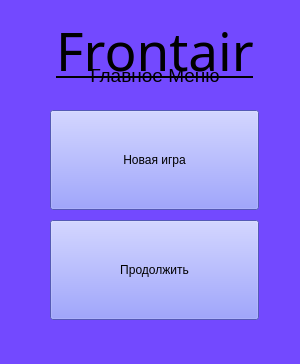
<?xml version="1.0" encoding="UTF-8"?>
<ui version="4.0">
 <class>MainMenu</class>
 <widget class="QMainWindow" name="MainMenu">
  <property name="geometry">
   <rect>
    <x>0</x>
    <y>0</y>
    <width>300</width>
    <height>364</height>
   </rect>
  </property>
  <property name="palette">
   <palette>
    <active>
     <colorrole role="Button">
      <brush brushstyle="SolidPattern">
       <color alpha="255">
        <red>150</red>
        <green>144</green>
        <blue>240</blue>
       </color>
      </brush>
     </colorrole>
     <colorrole role="Base">
      <brush brushstyle="SolidPattern">
       <color alpha="255">
        <red>255</red>
        <green>255</green>
        <blue>255</blue>
       </color>
      </brush>
     </colorrole>
     <colorrole role="Window">
      <brush brushstyle="SolidPattern">
       <color alpha="255">
        <red>115</red>
        <green>73</green>
        <blue>255</blue>
       </color>
      </brush>
     </colorrole>
    </active>
    <inactive>
     <colorrole role="Button">
      <brush brushstyle="SolidPattern">
       <color alpha="255">
        <red>150</red>
        <green>144</green>
        <blue>240</blue>
       </color>
      </brush>
     </colorrole>
     <colorrole role="Base">
      <brush brushstyle="SolidPattern">
       <color alpha="255">
        <red>255</red>
        <green>255</green>
        <blue>255</blue>
       </color>
      </brush>
     </colorrole>
     <colorrole role="Window">
      <brush brushstyle="SolidPattern">
       <color alpha="255">
        <red>115</red>
        <green>73</green>
        <blue>255</blue>
       </color>
      </brush>
     </colorrole>
    </inactive>
    <disabled>
     <colorrole role="Button">
      <brush brushstyle="SolidPattern">
       <color alpha="255">
        <red>150</red>
        <green>144</green>
        <blue>240</blue>
       </color>
      </brush>
     </colorrole>
     <colorrole role="Base">
      <brush brushstyle="SolidPattern">
       <color alpha="255">
        <red>115</red>
        <green>73</green>
        <blue>255</blue>
       </color>
      </brush>
     </colorrole>
     <colorrole role="Window">
      <brush brushstyle="SolidPattern">
       <color alpha="255">
        <red>115</red>
        <green>73</green>
        <blue>255</blue>
       </color>
      </brush>
     </colorrole>
    </disabled>
   </palette>
  </property>
  <property name="windowTitle">
   <string>Главное Меню</string>
  </property>
  <property name="iconSize">
   <size>
    <width>24</width>
    <height>24</height>
   </size>
  </property>
  <widget class="QWidget" name="centralwidget">
   <widget class="QLabel" name="label">
    <property name="geometry">
     <rect>
      <x>0</x>
      <y>0</y>
      <width>310</width>
      <height>100</height>
     </rect>
    </property>
    <property name="font">
     <font>
      <family>Viner Hand ITC</family>
      <pointsize>40</pointsize>
      <underline>true</underline>
     </font>
    </property>
    <property name="text">
     <string>Frontair</string>
    </property>
    <property name="textFormat">
     <enum>Qt::PlainText</enum>
    </property>
    <property name="alignment">
     <set>Qt::AlignCenter</set>
    </property>
    <property name="margin">
     <number>0</number>
    </property>
   </widget>
   <widget class="QLabel" name="label_2">
    <property name="geometry">
     <rect>
      <x>0</x>
      <y>20</y>
      <width>310</width>
      <height>111</height>
     </rect>
    </property>
    <property name="font">
     <font>
      <pointsize>14</pointsize>
     </font>
    </property>
    <property name="text">
     <string>Главное Меню</string>
    </property>
    <property name="alignment">
     <set>Qt::AlignCenter</set>
    </property>
   </widget>
   <widget class="QPushButton" name="new_game">
    <property name="geometry">
     <rect>
      <x>50</x>
      <y>110</y>
      <width>209</width>
      <height>100</height>
     </rect>
    </property>
    <property name="minimumSize">
     <size>
      <width>0</width>
      <height>100</height>
     </size>
    </property>
    <property name="palette">
     <palette>
      <active>
       <colorrole role="WindowText">
        <brush brushstyle="SolidPattern">
         <color alpha="255">
          <red>0</red>
          <green>0</green>
          <blue>0</blue>
         </color>
        </brush>
       </colorrole>
       <colorrole role="Button">
        <brush brushstyle="SolidPattern">
         <color alpha="255">
          <red>117</red>
          <green>124</green>
          <blue>255</blue>
         </color>
        </brush>
       </colorrole>
       <colorrole role="Light">
        <brush brushstyle="SolidPattern">
         <color alpha="255">
          <red>230</red>
          <green>228</green>
          <blue>255</blue>
         </color>
        </brush>
       </colorrole>
       <colorrole role="Midlight">
        <brush brushstyle="SolidPattern">
         <color alpha="255">
          <red>182</red>
          <green>178</green>
          <blue>240</blue>
         </color>
        </brush>
       </colorrole>
       <colorrole role="Dark">
        <brush brushstyle="SolidPattern">
         <color alpha="255">
          <red>67</red>
          <green>64</green>
          <blue>112</blue>
         </color>
        </brush>
       </colorrole>
       <colorrole role="Mid">
        <brush brushstyle="SolidPattern">
         <color alpha="255">
          <red>89</red>
          <green>85</green>
          <blue>150</blue>
         </color>
        </brush>
       </colorrole>
       <colorrole role="Text">
        <brush brushstyle="SolidPattern">
         <color alpha="255">
          <red>0</red>
          <green>0</green>
          <blue>0</blue>
         </color>
        </brush>
       </colorrole>
       <colorrole role="BrightText">
        <brush brushstyle="SolidPattern">
         <color alpha="255">
          <red>255</red>
          <green>255</green>
          <blue>255</blue>
         </color>
        </brush>
       </colorrole>
       <colorrole role="ButtonText">
        <brush brushstyle="SolidPattern">
         <color alpha="255">
          <red>0</red>
          <green>0</green>
          <blue>0</blue>
         </color>
        </brush>
       </colorrole>
       <colorrole role="Base">
        <brush brushstyle="SolidPattern">
         <color alpha="255">
          <red>117</red>
          <green>124</green>
          <blue>255</blue>
         </color>
        </brush>
       </colorrole>
       <colorrole role="Window">
        <brush brushstyle="SolidPattern">
         <color alpha="255">
          <red>117</red>
          <green>124</green>
          <blue>255</blue>
         </color>
        </brush>
       </colorrole>
       <colorrole role="Shadow">
        <brush brushstyle="SolidPattern">
         <color alpha="255">
          <red>0</red>
          <green>0</green>
          <blue>0</blue>
         </color>
        </brush>
       </colorrole>
       <colorrole role="AlternateBase">
        <brush brushstyle="SolidPattern">
         <color alpha="255">
          <red>194</red>
          <green>191</green>
          <blue>240</blue>
         </color>
        </brush>
       </colorrole>
       <colorrole role="ToolTipBase">
        <brush brushstyle="SolidPattern">
         <color alpha="255">
          <red>255</red>
          <green>255</green>
          <blue>220</blue>
         </color>
        </brush>
       </colorrole>
       <colorrole role="ToolTipText">
        <brush brushstyle="SolidPattern">
         <color alpha="255">
          <red>0</red>
          <green>0</green>
          <blue>0</blue>
         </color>
        </brush>
       </colorrole>
       <colorrole role="PlaceholderText">
        <brush brushstyle="SolidPattern">
         <color alpha="128">
          <red>0</red>
          <green>0</green>
          <blue>0</blue>
         </color>
        </brush>
       </colorrole>
      </active>
      <inactive>
       <colorrole role="WindowText">
        <brush brushstyle="SolidPattern">
         <color alpha="255">
          <red>0</red>
          <green>0</green>
          <blue>0</blue>
         </color>
        </brush>
       </colorrole>
       <colorrole role="Button">
        <brush brushstyle="SolidPattern">
         <color alpha="255">
          <red>117</red>
          <green>124</green>
          <blue>255</blue>
         </color>
        </brush>
       </colorrole>
       <colorrole role="Light">
        <brush brushstyle="SolidPattern">
         <color alpha="255">
          <red>230</red>
          <green>228</green>
          <blue>255</blue>
         </color>
        </brush>
       </colorrole>
       <colorrole role="Midlight">
        <brush brushstyle="SolidPattern">
         <color alpha="255">
          <red>182</red>
          <green>178</green>
          <blue>240</blue>
         </color>
        </brush>
       </colorrole>
       <colorrole role="Dark">
        <brush brushstyle="SolidPattern">
         <color alpha="255">
          <red>67</red>
          <green>64</green>
          <blue>112</blue>
         </color>
        </brush>
       </colorrole>
       <colorrole role="Mid">
        <brush brushstyle="SolidPattern">
         <color alpha="255">
          <red>89</red>
          <green>85</green>
          <blue>150</blue>
         </color>
        </brush>
       </colorrole>
       <colorrole role="Text">
        <brush brushstyle="SolidPattern">
         <color alpha="255">
          <red>0</red>
          <green>0</green>
          <blue>0</blue>
         </color>
        </brush>
       </colorrole>
       <colorrole role="BrightText">
        <brush brushstyle="SolidPattern">
         <color alpha="255">
          <red>255</red>
          <green>255</green>
          <blue>255</blue>
         </color>
        </brush>
       </colorrole>
       <colorrole role="ButtonText">
        <brush brushstyle="SolidPattern">
         <color alpha="255">
          <red>0</red>
          <green>0</green>
          <blue>0</blue>
         </color>
        </brush>
       </colorrole>
       <colorrole role="Base">
        <brush brushstyle="SolidPattern">
         <color alpha="255">
          <red>117</red>
          <green>124</green>
          <blue>255</blue>
         </color>
        </brush>
       </colorrole>
       <colorrole role="Window">
        <brush brushstyle="SolidPattern">
         <color alpha="255">
          <red>117</red>
          <green>124</green>
          <blue>255</blue>
         </color>
        </brush>
       </colorrole>
       <colorrole role="Shadow">
        <brush brushstyle="SolidPattern">
         <color alpha="255">
          <red>0</red>
          <green>0</green>
          <blue>0</blue>
         </color>
        </brush>
       </colorrole>
       <colorrole role="AlternateBase">
        <brush brushstyle="SolidPattern">
         <color alpha="255">
          <red>194</red>
          <green>191</green>
          <blue>240</blue>
         </color>
        </brush>
       </colorrole>
       <colorrole role="ToolTipBase">
        <brush brushstyle="SolidPattern">
         <color alpha="255">
          <red>255</red>
          <green>255</green>
          <blue>220</blue>
         </color>
        </brush>
       </colorrole>
       <colorrole role="ToolTipText">
        <brush brushstyle="SolidPattern">
         <color alpha="255">
          <red>0</red>
          <green>0</green>
          <blue>0</blue>
         </color>
        </brush>
       </colorrole>
       <colorrole role="PlaceholderText">
        <brush brushstyle="SolidPattern">
         <color alpha="128">
          <red>0</red>
          <green>0</green>
          <blue>0</blue>
         </color>
        </brush>
       </colorrole>
      </inactive>
      <disabled>
       <colorrole role="WindowText">
        <brush brushstyle="SolidPattern">
         <color alpha="255">
          <red>67</red>
          <green>64</green>
          <blue>112</blue>
         </color>
        </brush>
       </colorrole>
       <colorrole role="Button">
        <brush brushstyle="SolidPattern">
         <color alpha="255">
          <red>117</red>
          <green>124</green>
          <blue>255</blue>
         </color>
        </brush>
       </colorrole>
       <colorrole role="Light">
        <brush brushstyle="SolidPattern">
         <color alpha="255">
          <red>230</red>
          <green>228</green>
          <blue>255</blue>
         </color>
        </brush>
       </colorrole>
       <colorrole role="Midlight">
        <brush brushstyle="SolidPattern">
         <color alpha="255">
          <red>182</red>
          <green>178</green>
          <blue>240</blue>
         </color>
        </brush>
       </colorrole>
       <colorrole role="Dark">
        <brush brushstyle="SolidPattern">
         <color alpha="255">
          <red>67</red>
          <green>64</green>
          <blue>112</blue>
         </color>
        </brush>
       </colorrole>
       <colorrole role="Mid">
        <brush brushstyle="SolidPattern">
         <color alpha="255">
          <red>89</red>
          <green>85</green>
          <blue>150</blue>
         </color>
        </brush>
       </colorrole>
       <colorrole role="Text">
        <brush brushstyle="SolidPattern">
         <color alpha="255">
          <red>67</red>
          <green>64</green>
          <blue>112</blue>
         </color>
        </brush>
       </colorrole>
       <colorrole role="BrightText">
        <brush brushstyle="SolidPattern">
         <color alpha="255">
          <red>255</red>
          <green>255</green>
          <blue>255</blue>
         </color>
        </brush>
       </colorrole>
       <colorrole role="ButtonText">
        <brush brushstyle="SolidPattern">
         <color alpha="255">
          <red>67</red>
          <green>64</green>
          <blue>112</blue>
         </color>
        </brush>
       </colorrole>
       <colorrole role="Base">
        <brush brushstyle="SolidPattern">
         <color alpha="255">
          <red>117</red>
          <green>124</green>
          <blue>255</blue>
         </color>
        </brush>
       </colorrole>
       <colorrole role="Window">
        <brush brushstyle="SolidPattern">
         <color alpha="255">
          <red>117</red>
          <green>124</green>
          <blue>255</blue>
         </color>
        </brush>
       </colorrole>
       <colorrole role="Shadow">
        <brush brushstyle="SolidPattern">
         <color alpha="255">
          <red>0</red>
          <green>0</green>
          <blue>0</blue>
         </color>
        </brush>
       </colorrole>
       <colorrole role="AlternateBase">
        <brush brushstyle="SolidPattern">
         <color alpha="255">
          <red>134</red>
          <green>128</green>
          <blue>225</blue>
         </color>
        </brush>
       </colorrole>
       <colorrole role="ToolTipBase">
        <brush brushstyle="SolidPattern">
         <color alpha="255">
          <red>255</red>
          <green>255</green>
          <blue>220</blue>
         </color>
        </brush>
       </colorrole>
       <colorrole role="ToolTipText">
        <brush brushstyle="SolidPattern">
         <color alpha="255">
          <red>0</red>
          <green>0</green>
          <blue>0</blue>
         </color>
        </brush>
       </colorrole>
       <colorrole role="PlaceholderText">
        <brush brushstyle="SolidPattern">
         <color alpha="128">
          <red>0</red>
          <green>0</green>
          <blue>0</blue>
         </color>
        </brush>
       </colorrole>
      </disabled>
     </palette>
    </property>
    <property name="styleSheet">
     <string notr="true">background-color: rgb(117, 124, 255);</string>
    </property>
    <property name="text">
     <string>Новая игра</string>
    </property>
    <property name="autoDefault">
     <bool>false</bool>
    </property>
    <property name="default">
     <bool>false</bool>
    </property>
    <property name="flat">
     <bool>false</bool>
    </property>
   </widget>
   <widget class="QPushButton" name="continue_">
    <property name="geometry">
     <rect>
      <x>50</x>
      <y>220</y>
      <width>209</width>
      <height>100</height>
     </rect>
    </property>
    <property name="minimumSize">
     <size>
      <width>0</width>
      <height>100</height>
     </size>
    </property>
    <property name="styleSheet">
     <string notr="true">background-color: rgb(117, 124, 255);</string>
    </property>
    <property name="text">
     <string>Продолжить</string>
    </property>
   </widget>
  </widget>
  <widget class="QMenuBar" name="menubar">
   <property name="geometry">
    <rect>
     <x>0</x>
     <y>0</y>
     <width>300</width>
     <height>21</height>
    </rect>
   </property>
  </widget>
 </widget>
 <resources/>
 <connections/>
</ui>
